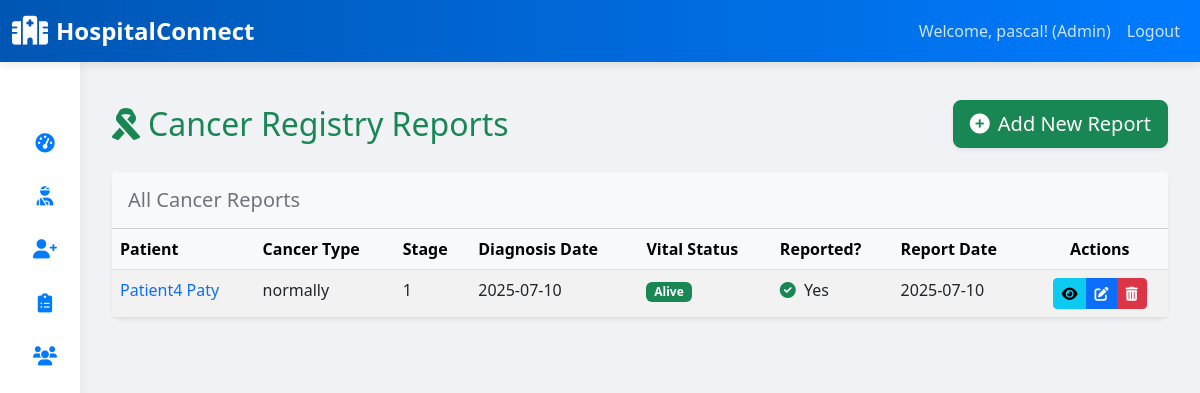
Before: /cancer-reports/ (signed in) with the older database file.
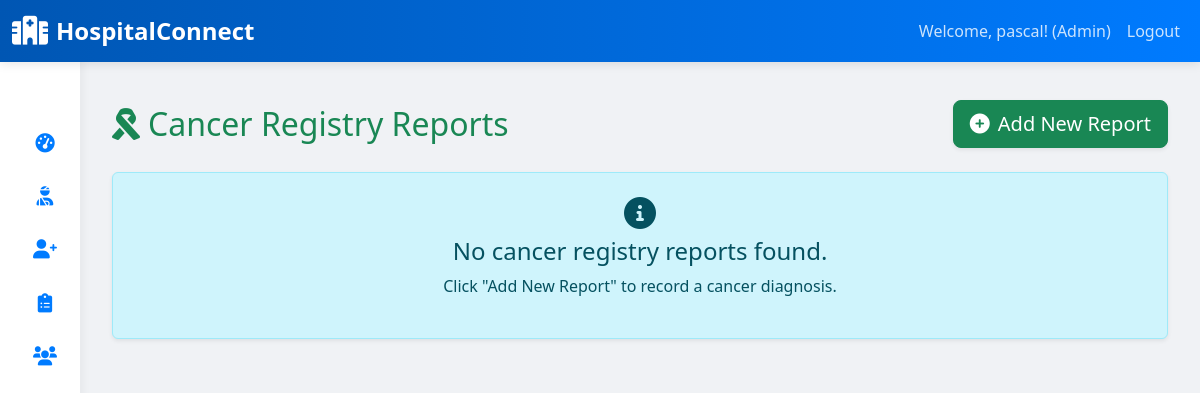
After: the same page with the newer database file.
### clinical_app/models.py (models this page shows, shortened)
class CancerRegistryReport(models.Model):
    patient = models.ForeignKey(Patient, on_delete=models.CASCADE, related_name='cancer_registry_reports')
    diagnosis = models.ForeignKey(Diagnosis, on_delete=models.SET_NULL, null=True, blank=True, help_text="Link to the specific cancer diagnosis")
    report_date = models.DateField(default=date.today)
    cancer_type = models.CharField(max_length=255)
    stage = models.CharField(max_length=50, blank=True, null=True)
    treatment_modalities = models.TextField(blank=True, null=True, help_text="e.g., Surgery, Chemotherapy, Radiotherapy")
    date_of_diagnosis = models.DateField(blank=True, null=True)
    date_of_last_follow_up = models.DateField(blank=True, null=True)
    vital_status_choices = (
        ('alive', 'Alive'),
        ('dead', 'Dead'),
    )
    vital_status = models.CharField(max_length=10, choices=vital_status_choices, default='alive')
    date_of_death = models.DateField(null=True, blank=True)
    cause_of_death = models.TextField(blank=True, null=True)
    reported_to_registry = models.BooleanField(default=False)
    registry_submission_date = models.DateTimeField(null=True, blank=True)
    class Meta:
        verbose_name_plural = "Cancer Registry Reports"
        unique_together = ('patient', 'diagnosis', 'report_date') # Avoid duplicate reports for same patient/diagnosis/day

class Patient(models.Model):
    user = models.OneToOneField(User, on_delete=models.CASCADE, primary_key=True, limit_choices_to={'user_type': 'patient'})
    patient_id = models.CharField(max_length=20, unique=True, editable=False) # Auto-generated patient ID
    blood_group_choices = (
        ('A+', 'A+'), ('A-', 'A-'),
        ('B+', 'B+'), ('B-', 'B-'),
        ('AB+', 'AB+'), ('AB-', 'AB-'),
        ('O+', 'O+'), ('O-', 'O-'),
    )
    blood_group = models.CharField(max_length=5, choices=blood_group_choices, blank=True, null=True)
    emergency_contact_name = models.CharField(max_length=100)
    emergency_contact_phone = models.CharField(max_length=20)
    allergies = models.TextField(blank=True, null=True, help_text="List known allergies (e.g., medications, food)")
    pre_existing_conditions = models.TextField(blank=True, null=True, help_text="List any chronic conditions")
    registration_date = models.DateTimeField(auto_now_add=True)

class User(AbstractUser):
    USER_TYPE_CHOICES = (
        ('admin', 'Administrator'),
        ('doctor', 'Doctor'),
        ('nurse', 'Nurse'),
        ('pharmacist', 'Pharmacist'),
        ('lab_tech', 'Lab Technician'),
        ('radiologist', 'Radiologist'),
        ('patient', 'Patient'),
        ('receptionist', 'Receptionist'),
        ('procurement_officer', 'Procurement Officer'),
    )
    user_type = models.CharField(max_length=20, choices=USER_TYPE_CHOICES, default='patient')
    phone_number = models.CharField(max_length=20, blank=True, null=True)
    address = models.TextField(blank=True, null=True)
    date_of_birth = models.DateField(blank=True, null=True)
    gender_choices = (
        ('male', 'Male'),
        ('female', 'Female'),
    )
    gender = models.CharField(max_length=10, choices=gender_choices, blank=True, null=True)
    groups = models.ManyToManyField(
        'auth.Group',
        verbose_name=('groups'),
        blank=True,
        help_text=(
            'The groups this user belongs to. A user will get all permissions '
            'granted to each of their groups.'
        ),
        related_name="clinical_app_user_set", # Changed this line
        related_query_name="clinical_app_user",
    )
    user_permissions = models.ManyToManyField(
        'auth.Permission',
        verbose_name=('user permissions'),
        blank=True,
        help_text=('Specific permissions for this user.'),
        related_name="clinical_app_user_permissions_set", # Changed this line
        related_query_name="clinical_app_user",
    )

### clinical_app/views.py (the view, shortened to what this page needs)
# urls.py: path('cancer-reports/', views.CancerRegistryReportsListView.as_view(), name='cancer_reports_list'),
class CancerRegistryReportsListView(LoginRequiredMixin, UserPassesTestMixin, ListView):
    model = CancerRegistryReport
    template_name = 'clinical_app/cancer_registry_reports.html'
    context_object_name = 'reports'
    paginate_by = 20
    ordering = ['-report_date']
    def test_func(self):
        return self.request.user.is_authenticated and \
               self.request.user.user_type in ['admin', 'doctor']
    def get_queryset(self):
        queryset = super().get_queryset()
        user = self.request.user
        if user.user_type == 'doctor':
            if hasattr(user, 'doctor'):
                queryset = queryset.filter(patient__encounters__doctor=user.doctor).distinct()
            else:
                queryset = CancerRegistryReport.objects.none()
        reported_status = self.request.GET.get('reported')
        date_range = self.request.GET.get('date_range')
        if reported_status is not None:
            if reported_status.lower() == 'true':
                queryset = queryset.filter(reported_to_registry=True)
            elif reported_status.lower() == 'false':
                queryset = queryset.filter(reported_to_registry=False)
        return queryset
    def get_context_data(self, **kwargs):
        context = super().get_context_data(**kwargs)
        context['title'] = 'Cancer Registry Reports'
        context['active_filters'] = self.request.GET.urlencode()
        context['filtered_by_reported'] = self.request.GET.get('reported')
        context['filtered_by_date_range'] = self.request.GET.get('date_range')
        return context

### clinical_app/templates/clinical_app/cancer_registry_reports.html (shortened to what the changed rows need)
{% extends 'clinical_app/base.html' %}
{% block content %}
    <div class="container mt-4">
        <div class="d-flex justify-content-between align-items-center mb-4">
            <h2 class="mb-0 text-success"><i class="fas fa-ribbon me-2"></i>{{ title }}</h2>
        </div>
        {% if reports %}
            <div class="card shadow-sm mb-4">
                <div class="card-header bg-light py-3">
                    <h5 class="mb-0 text-secondary">All Cancer Reports</h5>
                </div>
                <div class="card-body p-0">
                    <div class="table-responsive">
                        <table class="table table-striped table-hover mb-0">
                            <thead class="table-light">
                                <tr>
                                    <th>Patient</th>
                                    <th>Cancer Type</th>
                                    <th>Stage</th>
                                    <th>Diagnosis Date</th>
                                    <th>Vital Status</th>
                                    <th>Reported?</th>
                                    <th>Report Date</th>
                                    <th class="text-center">Actions</th>
                                </tr>
                            </thead>
                            <tbody>
                                {% for report in reports %}
                                    <tr>
                                        <td>
                                            <a href="{% url 'patient_detail' report.patient.pk %}" class="text-decoration-none">
                                                {{ report.patient.user.get_full_name }}
                                            </a>
                                        </td>
                                        <td>{{ report.cancer_type }}</td>
                                        <td>{{ report.stage|default:"N/A" }}</td>
                                        <td>{{ report.date_of_diagnosis|date:"Y-m-d"|default:"N/A" }}</td>
                                        <td>
                                            <span class="badge {% if report.vital_status == 'alive' %}bg-success{% else %}bg-danger{% endif %}">
                                                {{ report.get_vital_status_display }}
                                            </span>
                                        </td>
                                        <td>
                                            {% if report.reported_to_registry %}
                                                <i class="fas fa-check-circle text-success me-1"></i> Yes
                                            {% else %}
                                                <i class="fas fa-times-circle text-warning me-1"></i> No
                                            {% endif %}
                                        </td>
                                        <td>{{ report.report_date|date:"Y-m-d" }}</td>
                                        <td class="text-center">
                                            <div class="btn-group" role="group" aria-label="Cancer Report Actions">
                                                <a href="{% url 'cancer_report_detail' report.pk %}" class="btn btn-sm btn-info" data-bs-toggle="tooltip" data-bs-placement="top" title="View Details">
                                                    <i class="fas fa-eye"></i>
                                                </a>
                                                <a href="{% url 'cancer_report_update' report.pk %}" class="btn btn-sm btn-primary" data-bs-toggle="tooltip" data-bs-placement="top" title="Edit Report">
                                                    <i class="fas fa-edit"></i>
                                                </a>
                                                <a href="{% url 'cancer_report_delete' report.pk %}" class="btn btn-sm btn-danger" data-bs-toggle="tooltip" data-bs-placement="top" title="Delete Report">
                                                    <i class="fas fa-trash-alt"></i>
                                                </a>
                                            </div>
                                        </td>
                                    </tr>
                                {% endfor %}
                            </tbody>
                        </table>
                    </div>
                </div>
            </div>
        {% else %}
            <div class="alert alert-info text-center py-4 shadow-sm" role="alert">
                <i class="fas fa-info-circle fa-2x mb-2"></i>
                <h4>No cancer registry reports found.</h4>
                <p>Click "Add New Report" to record a cancer diagnosis.</p>
            </div>
        {% endif %}
    </div>
{% endblock %}

Changed rows visible on the page:
removed CancerRegistryReport: patient.user.get_full_name "Patient4 Paty", cancer_type "normally", stage "1", date_of_diagnosis "2025-07-10", vital_status "Alive", reported_to_registry True (drawn), report_date "2025-07-10"
Other visible differences:
text no longer shown: "All Cancer Reports Patient Cancer Type Stage Diagnosis Date Vital Status Reported? Report Date Actions"
text now shown: "No cancer registry reports found. Click \"Add New Report\" to record a cancer diagnosis."
